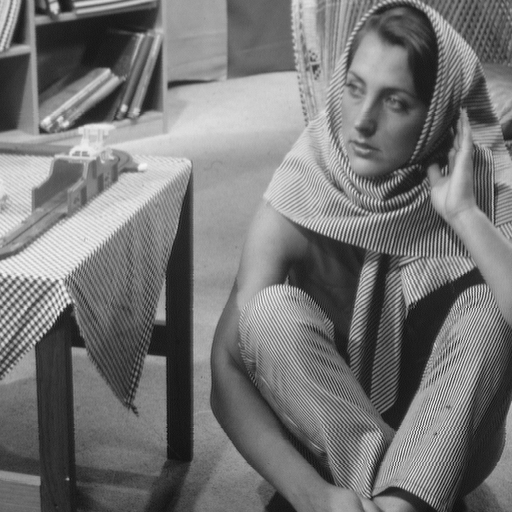
#> input picture images/barbara.png, 512 x 512 px
$ python thresholding_morp_opencv.py
#> lines starting #> are read from the running program, lines starting #| are printed output that depends on the picture; after the words box and inside, x2 and y2 are one past the last pixel; in counts of white or black regions, pixels touching at a corner belong together
# -*- coding: utf-8 -*-
"""
Created on Sun Feb 13 12:39:32 2022

@author: Lenovo
"""

import cv2
import numpy as np
from matplotlib import pyplot as plt

img= cv2.imread("images/barbara.png", 0)
#> img is the input picture: shape (512, 512); min 12, max 246, mean 117.4
# Denosing --> median: Good for denoising also retains edges.
# One of the best for denoising: Non local means denoising from scikit-image.

median= cv2.medianBlur(img, 3)

plt.hist(img.flat, bins=100, range=(0,255))

# OTSU based thresholding -- Automatic thresholding
ret, thresh1= cv2.threshold(median, 0, 255, cv2.THRESH_BINARY+ cv2.THRESH_OTSU)
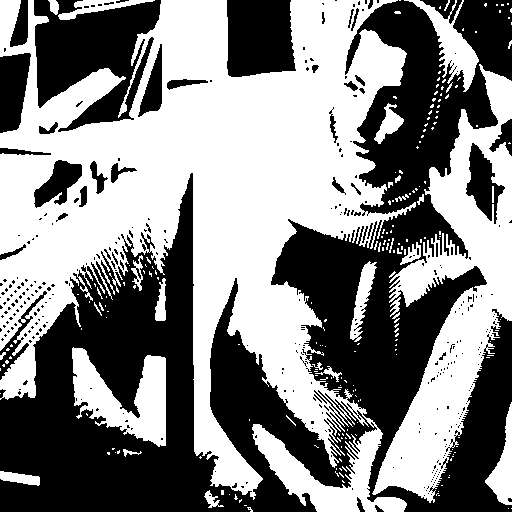
#> thresh1: shape (512, 512); 52.1% white; 348 black regions (305 under 20 px), largest, box (x1, y1, x2, y2) and area: (271, 0, 512, 512) 50124, (0, 173, 377, 512) 50022, (34, 0, 161, 132) 9861
#> ret = 115

# Morphological Operations
kernel= np.ones((3,3), np.uint8)
erosion=cv2.erode(thresh1, kernel, iterations=1)
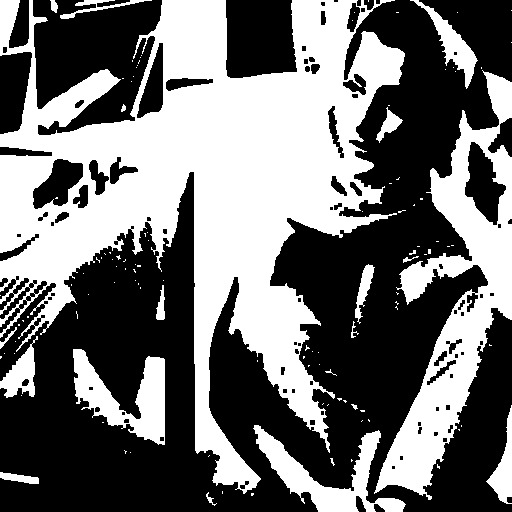
#> erosion: shape (512, 512); 44.1% white; 117 white regions (98 under 20 px), largest, box (x1, y1, x2, y2) and area: (0, 0, 405, 494) 82721, (374, 70, 512, 500) 18992, (253, 425, 406, 512) 4127
# Application of erosion+dilation (opening)
dilation=cv2.dilate(erosion, kernel, iterations=1)
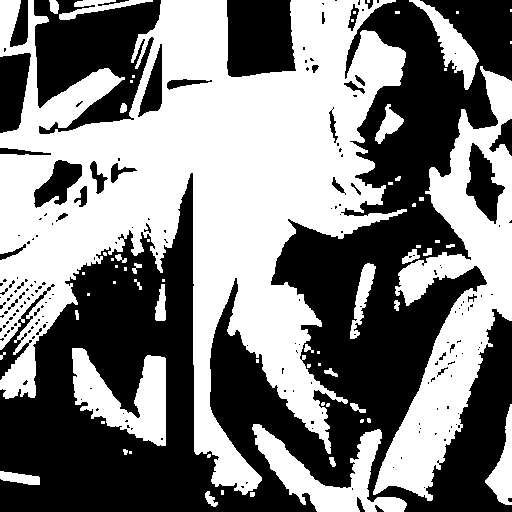
#> dilation: shape (512, 512); 49.8% white; 66 white regions (35 under 20 px), largest, box (x1, y1, x2, y2) and area: (0, 0, 407, 495) 92310, (373, 66, 512, 501) 21620, (252, 424, 407, 512) 4855

# Opening
opening=cv2.morphologyEx(thresh1, cv2.MORPH_OPEN, kernel)

# Closing
closing=cv2.morphologyEx(thresh1, cv2.MORPH_CLOSE, kernel)
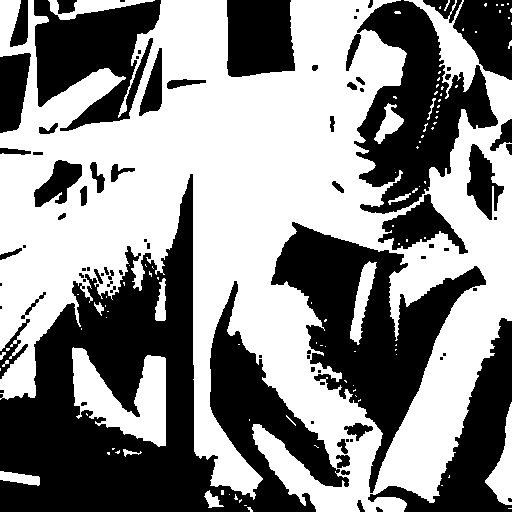
#> closing: shape (512, 512); 54.3% white; 84 black regions (36 under 20 px), largest, box (x1, y1, x2, y2) and area: (0, 174, 349, 512) 47433, (271, 222, 486, 493) 19646, (354, 0, 498, 214) 14231

cv2.imshow("original image",img)
cv2.imshow("Median image",median)
cv2.imshow("OTSU image",thresh1)
cv2.imshow("Eroded image",erosion)
cv2.imshow("Erosion+dilation image",dilation)
cv2.imshow("Opening image",opening)
cv2.imshow("Closing image",closing)

cv2.waitKey(0)
cv2.destroyAllWindows()
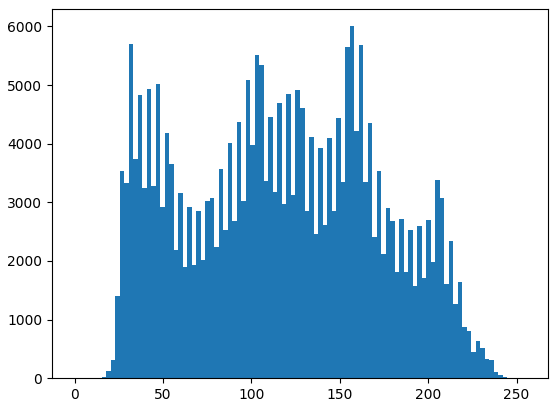
#> figure drawn by matplotlib, 1 panel; tallest bar 6004 high, from x = 155.5 to 158.1

$ run again, with images/onion.png copied over images/barbara.png
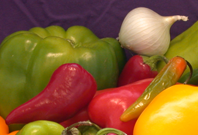
#> input picture images/onion.png, 198 x 135 px
#> `ret, thresh1= cv2.threshold(median, 0, 255, cv2.THRESH_BINARY+ cv2.THR..`:
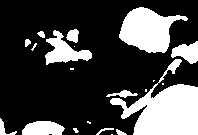
#> thresh1: shape (135, 198); 26.9% white; 21 white regions (9 under 20 px), largest, box (x1, y1, x2, y2) and area: (110, 59, 198, 135) 3162, (119, 7, 188, 53) 1864, (45, 30, 92, 65) 746
#> ret = 122
#> erosion: shape (135, 198); 22% white; 18 white regions (9 under 20 px), largest, box (x1, y1, x2, y2) and area: (111, 85, 198, 135) 2731, (120, 8, 186, 52) 1624, (46, 32, 91, 63) 542
#> dilation: shape (135, 198); 26.2% white; 16 white regions (4 under 20 px), largest, box (x1, y1, x2, y2) and area: (110, 84, 198, 135) 2998, (119, 7, 187, 53) 1862, (45, 31, 92, 64) 738
#> closing: shape (135, 198); 27.3% white; 16 white regions (7 under 20 px), largest, box (x1, y1, x2, y2) and area: (106, 41, 198, 135) 3738, (119, 7, 188, 53) 1868, (45, 30, 92, 65) 765
#> `cv2.destroyAllWindows()`:
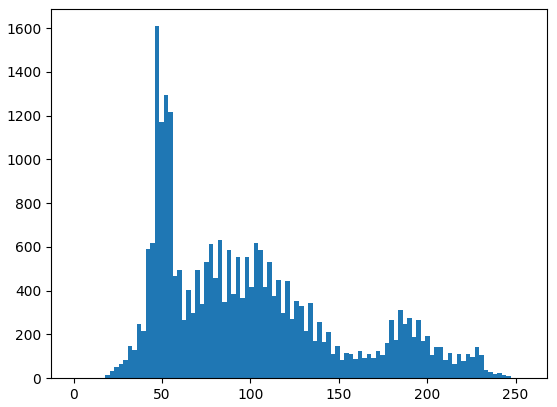
#> figure drawn by matplotlib, 1 panel; tallest bar 1609 high, from x = 45.9 to 48.45
